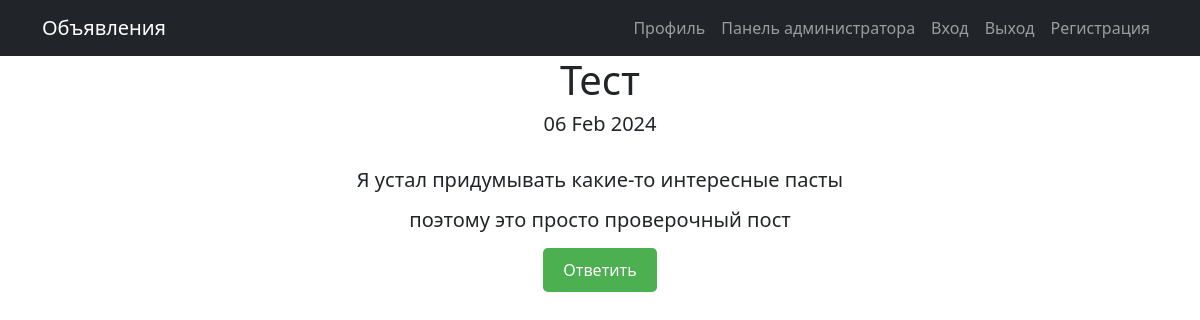
Page /6 on the committed database.
### trade/models.py (models this page shows, shortened)
class Post(models.Model):
    TANK = 'TK'
    HEAL = 'HL'
    DEALDAMAGE = 'DD'
    TRADER = 'TD'
    GUILDMASTER = 'GM'
    QUESTGIVER = 'QG'
    BLACKSMITH = 'BS'
    TANNER = 'TR'
    POTIONMAKER = 'PM'
    SPELLMASTER = 'SM'
    CATEGORY_OF_POST = [
        (TANK, 'Танки'),
        (HEAL, 'Хилы'),
        (DEALDAMAGE, 'ДД'),
        (TRADER, 'Торговцы'),
        (GUILDMASTER, 'Гилдмастер'),
        (QUESTGIVER, 'Квестгивер'),
        (BLACKSMITH, 'Кузнец'),
        (TANNER, 'Кожевники'),
        (POTIONMAKER, 'Зельевары'),
        (SPELLMASTER, 'Мастера заклинаний')
    ]
    title = models.CharField(max_length=60, default='Заголовок')
    category = models.CharField(max_length=2, choices=CATEGORY_OF_POST, default=TANK)
    content = RichTextField()
    likes = models.IntegerField(default=0)
    member = models.ForeignKey(MemberUser, on_delete=models.CASCADE)
    post_date = models.DateTimeField(auto_now_add=True)

### trade/views.py (the view)
# urls.py: path('<int:pk>', PostDetails.as_view(), name='post_detail'),
class PostDetails(DetailView):
    model = Post
    template_name = 'post.html'
    context_object_name = 'post'
    def get_context_data(self, **kwargs):
        context = super().get_context_data(**kwargs)
        context['current_user'] = self.request.user
        return context

### templates/post.html (shortened to what this page needs)
{% extends 'flatpages/default.html' %}
{% block content %}
<h1>{{ post.title }}</h1>
<h5>{{ post.post_date|date:'d M Y' }}</h5>
<br>
<h5>{{ post.content|safe }}</h5>
<a href="{{post.id}}/response/create/" class="my-button">Ответить</a>
{% endblock content %}

### rows in the picture
Post: title "Тест", post_date "06 Feb 2024", content "Я устал придумывать какие-то интересные пасты поэтому это просто проверочный пост"
